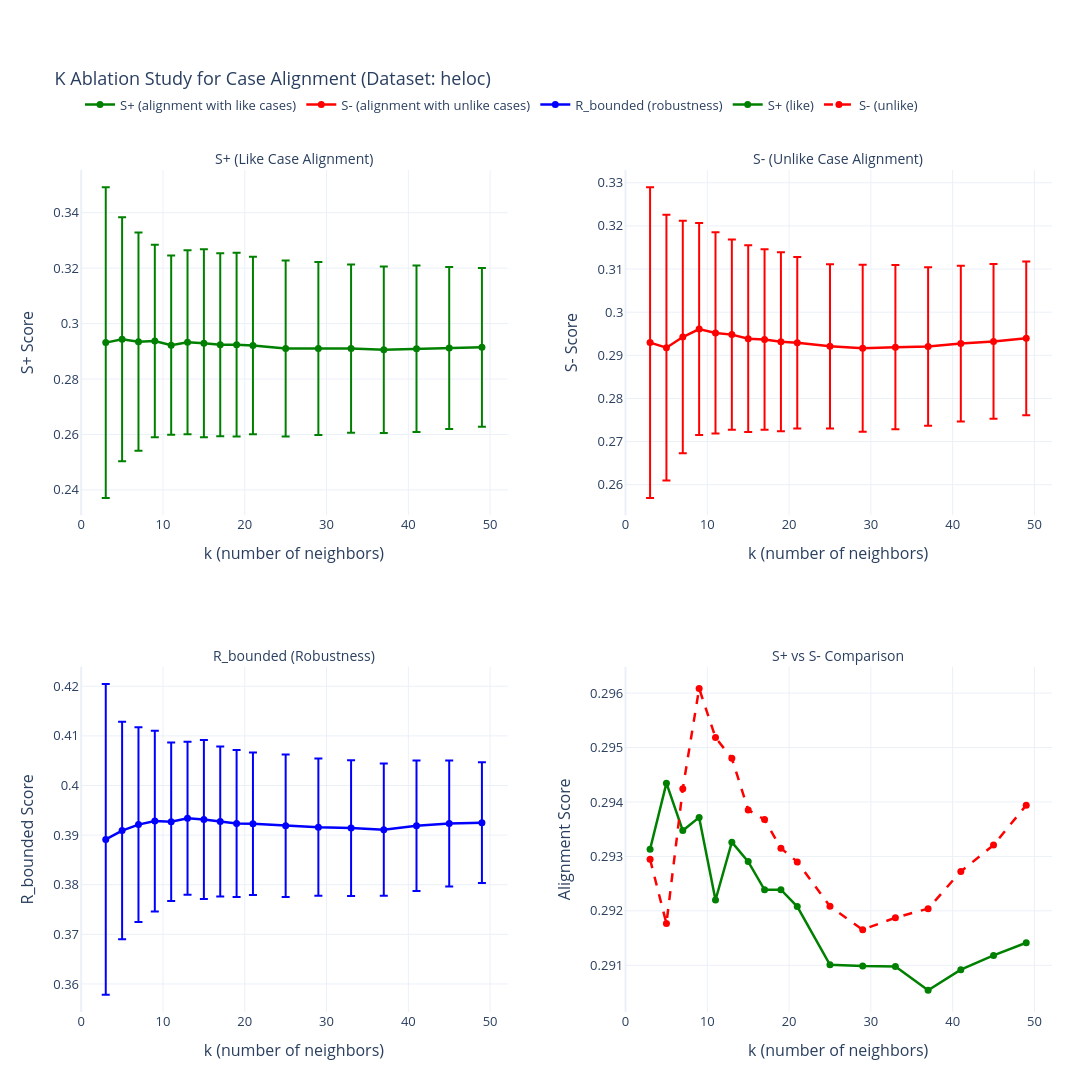

Source (notebook cell):
### Markdown cell above
## 6. Visualize Results

### Code cell
# Create less-squished visualization
fig = make_subplots(
    rows=2, cols=2,
    subplot_titles=("S+ (Like Case Alignment)", "S- (Unlike Case Alignment)",
                    "R_bounded (Robustness)", "S+ vs S- Comparison"),
    specs=[[{"secondary_y": False}, {"secondary_y": False}],
           [{"secondary_y": False}, {"secondary_y": False}]],
    vertical_spacing=0.18,
    horizontal_spacing=0.12
)

# Filter out NaN values
valid_results = results_df.dropna()

# Plot 1: S+ (Like case alignment)
fig.add_trace(
    go.Scatter(
        x=valid_results['k'],
        y=valid_results['S_plus_mean'],
        error_y=dict(
            type='data',
            array=valid_results['S_plus_std'],
            visible=True
        ),
        mode='lines+markers',
        name='S+ (alignment with like cases)',
        line=dict(color='green', width=2.5),
        marker=dict(size=7)
    ),
    row=1, col=1
)

# Plot 2: S- (Unlike case alignment)
fig.add_trace(
    go.Scatter(
        x=valid_results['k'],
        y=valid_results['S_minus_mean'],
        error_y=dict(
            type='data',
            array=valid_results['S_minus_std'],
            visible=True
        ),
        mode='lines+markers',
        name='S- (alignment with unlike cases)',
        line=dict(color='red', width=2.5),
        marker=dict(size=7)
    ),
    row=1, col=2
)

# Plot 3: R_bounded (Robustness)
fig.add_trace(
    go.Scatter(
        x=valid_results['k'],
        y=valid_results['R_bounded_mean'],
        error_y=dict(
            type='data',
            array=valid_results['R_bounded_std'],
            visible=True
        ),
        mode='lines+markers',
        name='R_bounded (robustness)',
        line=dict(color='blue', width=2.5),
        marker=dict(size=7)
    ),
    row=2, col=1
)

# Plot 4: S+ vs S- comparison
fig.add_trace(
    go.Scatter(
        x=valid_results['k'],
        y=valid_results['S_plus_mean'],
        mode='lines+markers',
        name='S+ (like)',
        line=dict(color='green', width=2.5, dash='solid'),
        marker=dict(size=7)
    ),
    row=2, col=2
)

fig.add_trace(
    go.Scatter(
        x=valid_results['k'],
        y=valid_results['S_minus_mean'],
        mode='lines+markers',
        name='S- (unlike)',
        line=dict(color='red', width=2.5, dash='dash'),
        marker=dict(size=7)
    ),
    row=2, col=2
)

# Update axes labels
fig.update_xaxes(title_text="k (number of neighbors)", row=1, col=1)
fig.update_yaxes(title_text="S+ Score", row=1, col=1)

fig.update_xaxes(title_text="k (number of neighbors)", row=1, col=2)
fig.update_yaxes(title_text="S- Score", row=1, col=2)

fig.update_xaxes(title_text="k (number of neighbors)", row=2, col=1)
fig.update_yaxes(title_text="R_bounded Score", row=2, col=1)

fig.update_xaxes(title_text="k (number of neighbors)", row=2, col=2)
fig.update_yaxes(title_text="Alignment Score", row=2, col=2)

# Update layout for readability
fig.update_layout(
    title_text=f"K Ablation Study for Case Alignment (Dataset: {DATASET_NAME})",
    template='plotly_white',
    height=1250,
    width=1450,
    showlegend=True,
    hovermode='x unified',
    legend=dict(
        orientation='h',
        yanchor='bottom',
        y=1.06,
        xanchor='left',
        x=0.0
    ),
    margin=dict(l=80, r=40, t=170, b=80),
    font=dict(size=13)
)
fig.update_annotations(font=dict(size=14))

fig.show()

print("Visualization complete!")

### Figure 1 — Plotly figure (JSON) as saved in the notebook; plotly's stock layout.template omitted (floating-point values rounded to 4 significant figures)
{"data": [{"error_y": {"array": [0.05604, 0.04403, 0.0394, 0.03475, 0.03234, 0.03323, 0.03388, 0.033, 0.03316, 0.03199, 0.03174, 0.03118, 0.03035, 0.03003, 0.03007, 0.02919, 0.02863], "type": "data", "visible": true}, "line": {"color": "green", "width": 2.5}, "marker": {"size": 7}, "mode": "lines+markers", "name": "S+ (alignment with like cases)", "type": "scatter", "x": [3, 5, 7, 9, 11, 13, 15, 17, 19, 21, 25, 29, 33, 37, 41, 45, 49], "xaxis": "x", "y": [0.2931, 0.2943, 0.2935, 0.2937, 0.2922, 0.2933, 0.2929, 0.2924, 0.2924, 0.2921, 0.291, 0.291, 0.291, 0.2905, 0.2909, 0.2912, 0.2914], "yaxis": "y"}, {"error_y": {"array": [0.03602, 0.0308, 0.02698, 0.02458, 0.02332, 0.02205, 0.02165, 0.02092, 0.02075, 0.01989, 0.01905, 0.01936, 0.01904, 0.01836, 0.01805, 0.01794, 0.01782], "type": "data", "visible": true}, "line": {"color": "red", "width": 2.5}, "marker": {"size": 7}, "mode": "lines+markers", "name": "S- (alignment with unlike cases)", "type": "scatter", "x": [3, 5, 7, 9, 11, 13, 15, 17, 19, 21, 25, 29, 33, 37, 41, 45, 49], "xaxis": "x2", "y": [0.2929, 0.2918, 0.2942, 0.2961, 0.2952, 0.2948, 0.2939, 0.2937, 0.2932, 0.2929, 0.2921, 0.2917, 0.2919, 0.292, 0.2927, 0.2932, 0.2939], "yaxis": "y2"}, {"error_y": {"array": [0.03131, 0.02192, 0.01963, 0.01822, 0.01596, 0.01542, 0.01602, 0.01511, 0.01482, 0.01436, 0.01437, 0.01383, 0.01368, 0.01334, 0.01316, 0.01271, 0.01217], "type": "data", "visible": true}, "line": {"color": "blue", "width": 2.5}, "marker": {"size": 7}, "mode": "lines+markers", "name": "R_bounded (robustness)", "type": "scatter", "x": [3, 5, 7, 9, 11, 13, 15, 17, 19, 21, 25, 29, 33, 37, 41, 45, 49], "xaxis": "x3", "y": [0.3891, 0.3909, 0.3921, 0.3928, 0.3927, 0.3934, 0.3931, 0.3927, 0.3923, 0.3923, 0.3919, 0.3916, 0.3914, 0.3911, 0.3919, 0.3924, 0.3925], "yaxis": "y3"}, {"line": {"color": "green", "dash": "solid", "width": 2.5}, "marker": {"size": 7}, "mode": "lines+markers", "name": "S+ (like)", "type": "scatter", "x": [3, 5, 7, 9, 11, 13, 15, 17, 19, 21, 25, 29, 33, 37, 41, 45, 49], "xaxis": "x4", "y": [0.2931, 0.2943, 0.2935, 0.2937, 0.2922, 0.2933, 0.2929, 0.2924, 0.2924, 0.2921, 0.291, 0.291, 0.291, 0.2905, 0.2909, 0.2912, 0.2914], "yaxis": "y4"}, {"line": {"color": "red", "dash": "dash", "width": 2.5}, "marker": {"size": 7}, "mode": "lines+markers", "name": "S- (unlike)", "type": "scatter", "x": [3, 5, 7, 9, 11, 13, 15, 17, 19, 21, 25, 29, 33, 37, 41, 45, 49], "xaxis": "x4", "y": [0.2929, 0.2918, 0.2942, 0.2961, 0.2952, 0.2948, 0.2939, 0.2937, 0.2932, 0.2929, 0.2921, 0.2917, 0.2919, 0.292, 0.2927, 0.2932, 0.2939], "yaxis": "y4"}], "layout": {"annotations": [{"font": {"size": 14}, "showarrow": false, "text": "S+ (Like Case Alignment)", "x": 0.22, "xanchor": "center", "xref": "paper", "y": 1, "yanchor": "bottom", "yref": "paper"}, {"font": {"size": 14}, "showarrow": false, "text": "S- (Unlike Case Alignment)", "x": 0.78, "xanchor": "center", "xref": "paper", "y": 1, "yanchor": "bottom", "yref": "paper"}, {"font": {"size": 14}, "showarrow": false, "text": "R_bounded (Robustness)", "x": 0.22, "xanchor": "center", "xref": "paper", "y": 0.41, "yanchor": "bottom", "yref": "paper"}, {"font": {"size": 14}, "showarrow": false, "text": "S+ vs S- Comparison", "x": 0.78, "xanchor": "center", "xref": "paper", "y": 0.41, "yanchor": "bottom", "yref": "paper"}], "font": {"size": 13}, "height": 1250, "hovermode": "x unified", "legend": {"orientation": "h", "x": 0, "xanchor": "left", "y": 1.06, "yanchor": "bottom"}, "margin": {"b": 80, "l": 80, "r": 40, "t": 170}, "showlegend": true, "title": {"text": "K Ablation Study for Case Alignment (Dataset: heloc)"}, "width": 1450, "xaxis": {"anchor": "y", "domain": [0, 0.44], "title": {"text": "k (number of neighbors)"}}, "xaxis2": {"anchor": "y2", "domain": [0.56, 1], "title": {"text": "k (number of neighbors)"}}, "xaxis3": {"anchor": "y3", "domain": [0, 0.44], "title": {"text": "k (number of neighbors)"}}, "xaxis4": {"anchor": "y4", "domain": [0.56, 1], "title": {"text": "k (number of neighbors)"}}, "yaxis": {"anchor": "x", "domain": [0.59, 1], "title": {"text": "S+ Score"}}, "yaxis2": {"anchor": "x2", "domain": [0.59, 1], "title": {"text": "S- Score"}}, "yaxis3": {"anchor": "x3", "domain": [0, 0.41], "title": {"text": "R_bounded Score"}}, "yaxis4": {"anchor": "x4", "domain": [0, 0.41], "title": {"text": "Alignment Score"}}}}
